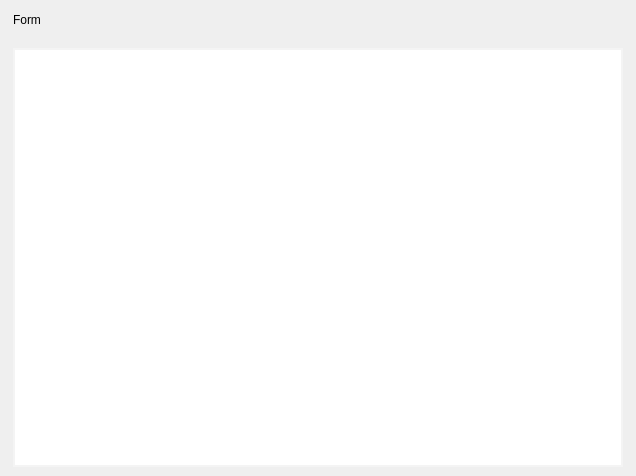
<?xml version="1.0" encoding="UTF-8"?>
<ui version="4.0">
 <class>TableClass</class>
 <widget class="QWidget" name="TableClass">
  <property name="geometry">
   <rect>
    <x>0</x>
    <y>0</y>
    <width>636</width>
    <height>476</height>
   </rect>
  </property>
  <property name="windowTitle">
   <string>Form</string>
  </property>
  <property name="styleSheet">
   <string notr="true">QWidget#TableWidgetClass
{
	background-color: rgb(218, 222, 226);
}

QWidget[accessibleDescription=&quot;table:frame&quot;]
{
	background-color: rgb(255, 255, 255);
}

QWidget[accessibleDescription=&quot;table:headline&quot;]
{
	min-height: 3px;
	max-height: 3px;
	background-color: rgb(210,214,222);
}

QLabel[accessibleDescription=&quot;table:title&quot;]
{
	color: rgb(68, 68, 108);
	font: 12pt;
}

QTableView#table{  
    color: #333333;  
    border: 2px solid #f4f4f4;
    background-color: #ffffff; 
	alternate-background-color: #f9f9f9; 
}  

QTableView#table:item
{  
    border: solid #f4f4f4;  
	border-width: 0px 1px 2px 1px; 
}  

QTableView#table:item:selected
{ 
	background: #e4e2e2;  
}  

QTableView#table QHeaderView::section{  
    background: #ffffff;  
    color: #333333;  
    padding-left: 4px;  
    border: solid #f4f4f4;  
	border-width: 0px 1px 3px 1px;
    min-height: 36px;  
	font: bold;
}  
</string>
  </property>
  <layout class="QVBoxLayout" name="verticalLayout_2">
   <property name="spacing">
    <number>0</number>
   </property>
   <property name="leftMargin">
    <number>1</number>
   </property>
   <property name="topMargin">
    <number>0</number>
   </property>
   <property name="rightMargin">
    <number>1</number>
   </property>
   <property name="bottomMargin">
    <number>1</number>
   </property>
   <item>
    <widget class="QWidget" name="_headline" native="true">
     <property name="accessibleDescription">
      <string notr="true">table:headline</string>
     </property>
    </widget>
   </item>
   <item>
    <widget class="QWidget" name="widget_2" native="true">
     <property name="accessibleDescription">
      <string notr="true">table:frame</string>
     </property>
     <layout class="QVBoxLayout" name="verticalLayout">
      <property name="spacing">
       <number>0</number>
      </property>
      <property name="leftMargin">
       <number>0</number>
      </property>
      <property name="topMargin">
       <number>0</number>
      </property>
      <property name="rightMargin">
       <number>0</number>
      </property>
      <property name="bottomMargin">
       <number>0</number>
      </property>
      <item>
       <widget class="QWidget" name="widget" native="true">
        <property name="sizePolicy">
         <sizepolicy hsizetype="Preferred" vsizetype="Preferred">
          <horstretch>0</horstretch>
          <verstretch>0</verstretch>
         </sizepolicy>
        </property>
        <property name="minimumSize">
         <size>
          <width>0</width>
          <height>40</height>
         </size>
        </property>
        <property name="maximumSize">
         <size>
          <width>16777215</width>
          <height>40</height>
         </size>
        </property>
        <layout class="QHBoxLayout" name="horizontalLayout">
         <property name="spacing">
          <number>0</number>
         </property>
         <property name="leftMargin">
          <number>12</number>
         </property>
         <property name="topMargin">
          <number>8</number>
         </property>
         <property name="rightMargin">
          <number>12</number>
         </property>
         <property name="bottomMargin">
          <number>8</number>
         </property>
         <item>
          <widget class="QLabel" name="text_title">
           <property name="minimumSize">
            <size>
             <width>0</width>
             <height>0</height>
            </size>
           </property>
           <property name="maximumSize">
            <size>
             <width>16777215</width>
             <height>16777215</height>
            </size>
           </property>
           <property name="accessibleDescription">
            <string notr="true">table:title</string>
           </property>
           <property name="text">
            <string>Form</string>
           </property>
           <property name="scaledContents">
            <bool>false</bool>
           </property>
          </widget>
         </item>
         <item>
          <spacer name="horizontalSpacer">
           <property name="orientation">
            <enum>Qt::Horizontal</enum>
           </property>
           <property name="sizeHint" stdset="0">
            <size>
             <width>281</width>
             <height>20</height>
            </size>
           </property>
          </spacer>
         </item>
         <item>
          <widget class="QWidget" name="slotTools" native="true">
           <layout class="QHBoxLayout" name="horizontalLayout_2">
            <property name="spacing">
             <number>9</number>
            </property>
            <property name="leftMargin">
             <number>0</number>
            </property>
            <property name="topMargin">
             <number>0</number>
            </property>
            <property name="rightMargin">
             <number>0</number>
            </property>
            <property name="bottomMargin">
             <number>0</number>
            </property>
           </layout>
          </widget>
         </item>
        </layout>
       </widget>
      </item>
      <item>
       <widget class="QWidget" name="widget_3" native="true">
        <property name="sizePolicy">
         <sizepolicy hsizetype="Preferred" vsizetype="Preferred">
          <horstretch>0</horstretch>
          <verstretch>0</verstretch>
         </sizepolicy>
        </property>
        <layout class="QVBoxLayout" name="verticalLayout_3">
         <property name="spacing">
          <number>8</number>
         </property>
         <property name="leftMargin">
          <number>12</number>
         </property>
         <property name="topMargin">
          <number>8</number>
         </property>
         <property name="rightMargin">
          <number>12</number>
         </property>
         <property name="bottomMargin">
          <number>8</number>
         </property>
         <item>
          <widget class="QTableWidget" name="table">
           <property name="focusPolicy">
            <enum>Qt::NoFocus</enum>
           </property>
           <property name="frameShape">
            <enum>QFrame::NoFrame</enum>
           </property>
           <property name="frameShadow">
            <enum>QFrame::Plain</enum>
           </property>
           <property name="alternatingRowColors">
            <bool>true</bool>
           </property>
           <property name="selectionMode">
            <enum>QAbstractItemView::SingleSelection</enum>
           </property>
           <property name="selectionBehavior">
            <enum>QAbstractItemView::SelectRows</enum>
           </property>
           <property name="showGrid">
            <bool>false</bool>
           </property>
           <property name="gridStyle">
            <enum>Qt::NoPen</enum>
           </property>
           <property name="cornerButtonEnabled">
            <bool>true</bool>
           </property>
           <attribute name="horizontalHeaderStretchLastSection">
            <bool>true</bool>
           </attribute>
           <attribute name="verticalHeaderVisible">
            <bool>false</bool>
           </attribute>
           <attribute name="verticalHeaderDefaultSectionSize">
            <number>36</number>
           </attribute>
          </widget>
         </item>
        </layout>
       </widget>
      </item>
     </layout>
     <zorder>widget_3</zorder>
     <zorder>widget</zorder>
    </widget>
   </item>
  </layout>
 </widget>
 <resources/>
 <connections/>
</ui>
